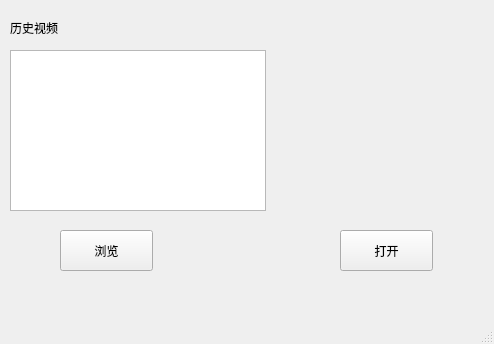
<?xml version="1.0" encoding="UTF-8"?>
<ui version="4.0">
 <class>MainWindow</class>
 <widget class="QMainWindow" name="MainWindow">
  <property name="geometry">
   <rect>
    <x>0</x>
    <y>0</y>
    <width>494</width>
    <height>344</height>
   </rect>
  </property>
  <property name="windowTitle">
   <string>MainWindow</string>
  </property>
  <widget class="QWidget" name="centralwidget">
   <widget class="QPushButton" name="searchPushButton">
    <property name="geometry">
     <rect>
      <x>60</x>
      <y>230</y>
      <width>93</width>
      <height>41</height>
     </rect>
    </property>
    <property name="text">
     <string>浏览</string>
    </property>
   </widget>
   <widget class="QListView" name="videosHistoryListView">
    <property name="geometry">
     <rect>
      <x>10</x>
      <y>50</y>
      <width>256</width>
      <height>161</height>
     </rect>
    </property>
   </widget>
   <widget class="QPushButton" name="openVedioPushButton">
    <property name="geometry">
     <rect>
      <x>340</x>
      <y>230</y>
      <width>93</width>
      <height>41</height>
     </rect>
    </property>
    <property name="text">
     <string>打开</string>
    </property>
   </widget>
   <widget class="QLabel" name="label">
    <property name="geometry">
     <rect>
      <x>10</x>
      <y>20</y>
      <width>72</width>
      <height>15</height>
     </rect>
    </property>
    <property name="text">
     <string>历史视频</string>
    </property>
   </widget>
  </widget>
  <widget class="QMenuBar" name="menubar">
   <property name="geometry">
    <rect>
     <x>0</x>
     <y>0</y>
     <width>494</width>
     <height>26</height>
    </rect>
   </property>
  </widget>
  <widget class="QStatusBar" name="statusbar"/>
 </widget>
 <resources/>
 <connections/>
</ui>
